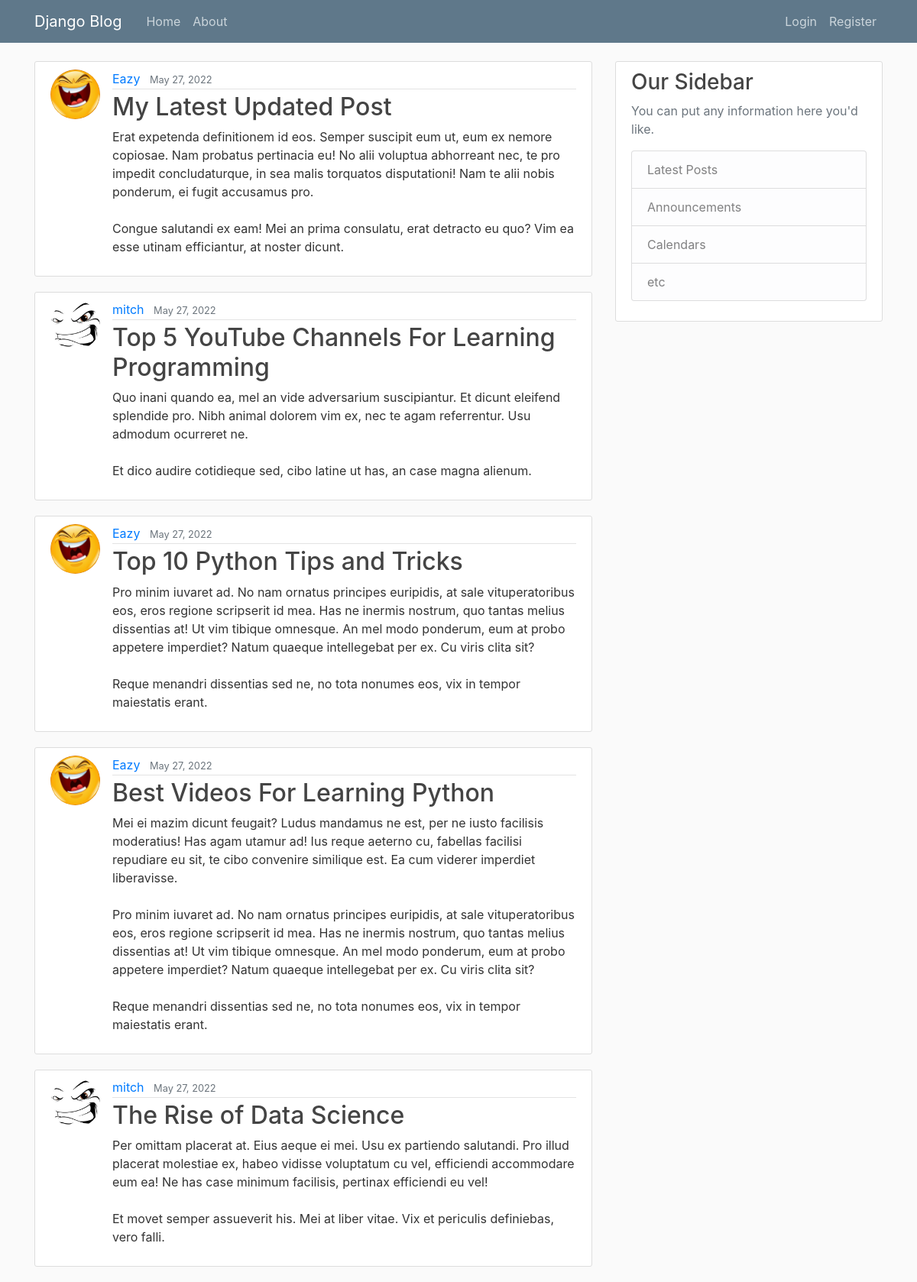
The page / on the database its author committed.
### blog/models.py (models this page shows, shortened)
class Post(models.Model):
    title = models.CharField(max_length=100)
    content = models.TextField()
    date_posted = models.DateTimeField(default=timezone.now)
    author = models.ForeignKey(User, on_delete=models.CASCADE)

### users/models.py (models this page shows, shortened)
class Profile(models.Model):
    user = models.OneToOneField(User, on_delete=models.CASCADE)
    image = models.ImageField(default='default_user.png', upload_to='profile_pics')

### blog/views.py (the view)
# urls.py: path('', PostListView.as_view(), name='blog-home'),
class PostListView(ListView):
    model = Post
    template_name = 'blog/home.html'
    context_object_name = 'posts'
    ordering = ['-date_posted']
    paginate_by = 5

### blog/templates/blog/home.html
{% extends 'base.html' %}
{% block content %}
    {% for post in posts %}
        <article class="media content-section">
            <img class="rounded-circle article-img" src="{{ post.author.profile.image.url }}" alt="">
            <div class="media-body">
            <div class="article-metadata">
                <a class="mr-2" href="#">{{ post.author }}</a>
                <small class="text-muted">{{ post.date_posted|date:"F d, Y" }}</small>
            </div>
            <h2><a class="article-title" href="{% url 'post-detail' post.id %}">{{ post.title }}</a></h2>
            <p class="article-content">{{ post.content }}</p>
            </div>
        </article>
    {% endfor %}
{% endblock content %}

### static/css/main.css (style rules this page uses)
body { background: #fafafa; color: #333333; margin-top: 5rem; }
h1, h2, h3, h4, h5, h6 { color: #444444; }
.content-section { background: #ffffff; padding: 10px 20px; border: 1px solid #dddddd; border-radius: 3px; margin-bottom: 20px; }
.article-title { color: #444444; }
.article-content { white-space: pre-line; }
.article-img { height: 65px; width: 65px; margin-right: 16px; }
.article-metadata { padding-bottom: 1px; margin-bottom: 4px; border-bottom: 1px solid #e3e3e3 }

### rows shown on the page
Post: author.profile.image (picture), author "Eazy", date_posted "May 27, 2022", title "My Latest Updated Post", content "Erat expetenda definitionem id eos. Semper suscipit eum ut, eum ex nemore copiosae. Nam probatus pertinacia eu! No alii voluptua abhorreant nec, te pro impedit concludaturque, in sea malis torquatos disputationi! Nam te alii nobis ponderum, ei fugit accusamus pro. Congue salutandi ex eam! Mei an prima consulatu, erat detracto eu quo? Vim ea esse utinam efficiantur, at noster dicunt."
Post: author.profile.image (picture), author "mitch", date_posted "May 27, 2022", title "Top 5 YouTube Channels For Learning Programming", content "Quo inani quando ea, mel an vide adversarium suscipiantur. Et dicunt eleifend splendide pro. Nibh animal dolorem vim ex, nec te agam referrentur. Usu admodum ocurreret ne. Et dico audire cotidieque sed, cibo latine ut has, an case magna alienum."
Post: author.profile.image (picture), author "Eazy", date_posted "May 27, 2022", title "Top 10 Python Tips and Tricks", content "Pro minim iuvaret ad. No nam ornatus principes euripidis, at sale vituperatoribus eos, eros regione scripserit id mea. Has ne inermis nostrum, quo tantas melius dissentias at! Ut vim tibique omnesque. An mel modo ponderum, eum at probo appetere imperdiet? Natum quaeque intellegebat per ex. Cu viris clita sit? Reque menandri dissentias sed ne, no tota nonumes eos, vix in tempor maiestatis erant."
Post: author.profile.image (picture), author "Eazy", date_posted "May 27, 2022", title "Best Videos For Learning Python", content "Mei ei mazim dicunt feugait? Ludus mandamus ne est, per ne iusto facilisis moderatius! Has agam utamur ad! Ius reque aeterno cu, fabellas facilisi repudiare eu sit, te cibo convenire similique est. Ea cum viderer imperdiet liberavisse. Pro minim iuvaret ad. No nam ornatus principes euripidis, at sale vituperatoribus eos, eros regione scripserit id mea. Has ne inermis nostrum, quo tantas melius dissentias at! Ut vim tibique omnesque. An mel modo ponderum, eum at probo appetere imperdiet? Natum quaeque intellegebat per ex. Cu viris clita sit? Reque menandri dissentias sed ne, no tota nonumes eos, vix in tempor maiestatis erant."
Post: author.profile.image (picture), author "mitch", date_posted "May 27, 2022", title "The Rise of Data Science", content "Per omittam placerat at. Eius aeque ei mei. Usu ex partiendo salutandi. Pro illud placerat molestiae ex, habeo vidisse voluptatum cu vel, efficiendi accommodare eum ea! Ne has case minimum facilisis, pertinax efficiendi eu vel! Et movet semper assueverit his. Mei at liber vitae. Vix et periculis definiebas, vero falli."
